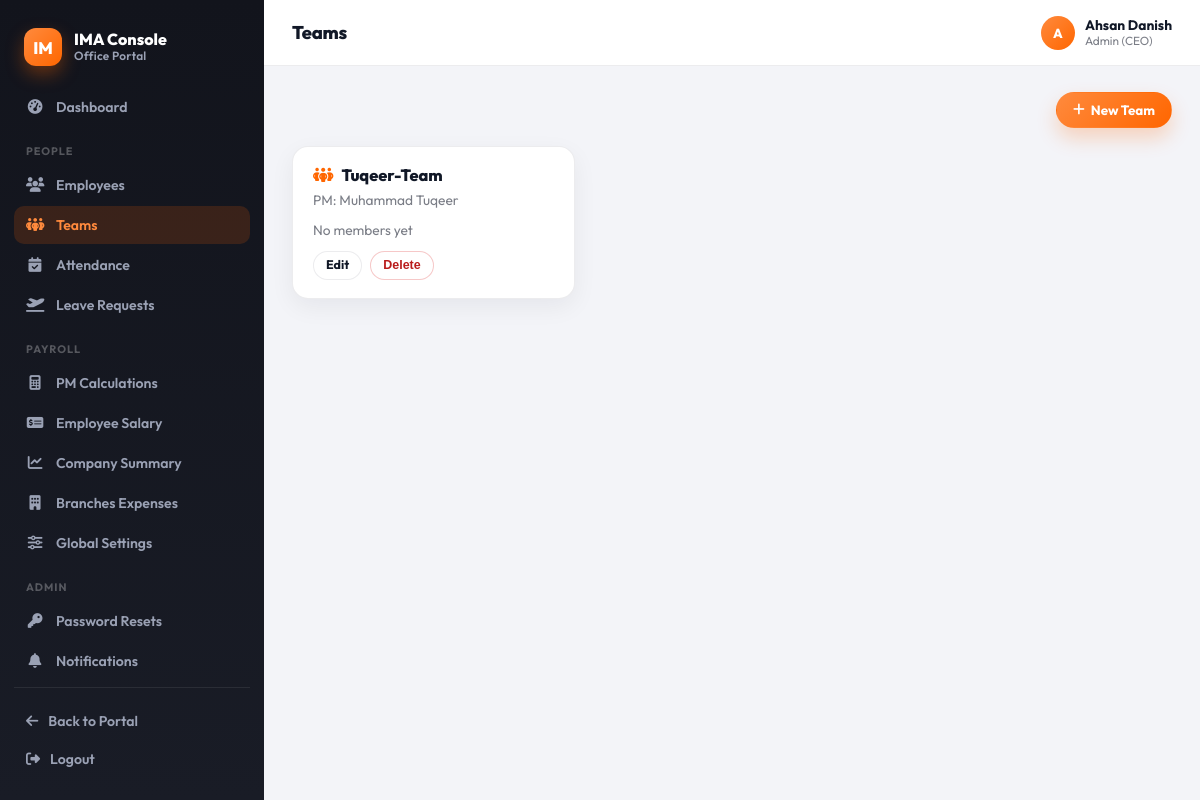
Page /console/teams/ (signed in) on the committed database.
### accounts/models.py (models this page shows, shortened)
class Employee(AbstractBaseUser, PermissionsMixin):
    cnic = models.CharField(max_length=13, unique=True, validators=[cnic_validator])
    email = models.EmailField(unique=True, validators=[email_validator])
    full_name = models.CharField(max_length=120, blank=True, null=True, validators=[alpha_spaces])
    fathers_name = models.CharField(max_length=120, blank=True, null=True, validators=[alpha_spaces])
    date_of_birth = models.DateField(blank=True, null=True)
    gender = models.CharField(max_length=10, choices=[('male','Male'),('female','Female'),('other','Other'),('na','Prefer not to say')], blank=True, null=True)
    marital_status = models.CharField(max_length=10, choices=[('single','Single'),('married','Married'),('divorced','Divorced'),('widowed','Widowed')], blank=True, null=True)
    contact_number = models.CharField(max_length=14, blank=True, null=True)
    residential_address = models.TextField(max_length=250, blank=True, null=True)
    date_of_joining = models.DateField(blank=True, null=True)
    reporting_manager_name = models.CharField(max_length=120, blank=True, null=True, validators=[alpha_spaces])
    department = models.CharField(max_length=10, choices=[('HR','HR'),('IT','IT'),('FIN','Finance'),('OPS','Operations'),('SALES','Sales'),('OTHER','Other')], blank=True, null=True)
    designation = models.CharField(max_length=120, blank=True, null=True)
    employment_type = models.CharField(max_length=2, choices=[('FT','Full-time'),('PT','Part-time'),('CT','Contract'),('IN','Internship')], blank=True, null=True)
    employee_code = models.CharField(max_length=20, unique=True, blank=True, null=True)
    profile_picture = models.ImageField(upload_to=profile_picture_path, validators=[], blank=True, null=True)
    cnic_front = models.ImageField(upload_to=cnic_front_path, validators=[], blank=True, null=True)
    cnic_back = models.ImageField(upload_to=cnic_back_path, validators=[], blank=True, null=True)
    degree_certificate = models.FileField(upload_to=degree_path, validators=[], blank=True, null=True)
    father_cnic = models.ImageField(upload_to=father_cnic_path, validators=[], blank=True, null=True)
    emergency_contact_name = models.CharField(max_length=120, blank=True, null=True)
    emergency_relationship = models.CharField(max_length=10, choices=[('father','Father'),('mother','Mother'),('spouse','Spouse'),('sibling','Sibling'),('friend','Friend'),('other','Other')], blank=True, null=True)
    emergency_contact_number = models.CharField(max_length=14, blank=True, null=True)
    emergency_contact_address = models.TextField(blank=True, null=True)
    blood_group = models.CharField(max_length=3, choices=[('A+','A+'),('A-','A-'),('B+','B+'),('B-','B-'),('O+','O+'),('O-','O-'),('AB+','AB+'),('AB-','AB-')], blank=True, null=True)
    previous_employer = models.TextField(blank=True, null=True)
    special_skills = models.TextField(blank=True, null=True)
    ROLE_CHOICES = [
        ('employee', 'Employee'),
        ('pm', 'Project Manager'),
        ('admin', 'Admin (CEO)'),   # 🔹 added Admin role
    ]
    role = models.CharField(
        max_length=20,
        choices=ROLE_CHOICES,
        default='employee',
        help_text="Role of the employee. Default is 'Employee'."
    )
    is_staff = models.BooleanField(default=False)
    is_active = models.BooleanField(default=False)
    date_joined = models.DateTimeField(auto_now_add=True)
    objects = EmployeeManager()
    USERNAME_FIELD = 'cnic'
    REQUIRED_FIELDS = ['email']
    class Media:
        css = {"all": ("css/admin/accounts.css",)}

class Team(models.Model):
    name = models.CharField(max_length=150)
    project_manager = models.ForeignKey(
        Employee,
        on_delete=models.CASCADE,
        related_name="managed_teams",
        limit_choices_to={'role': 'pm'}
    )
    members = models.ManyToManyField(
        Employee,
        related_name="teams",
        blank=True,
        limit_choices_to={'role': 'employee'}
    )

### console/views.py (the view)
# urls.py: path("teams/", views.teams_list, name="teams_list"),
@login_required
@role_required(*STAFF_ROLES)
def teams_list(request):
    qs = Team.objects.select_related("project_manager").prefetch_related("members")
    if not _is_admin(request):
        qs = qs.filter(project_manager=request.user)
    return render(request, "console/teams_list.html", {"teams": qs})

### console/views.py (called while the page is built)
def _is_admin(request):
    return getattr(request.user, "role", None) == "admin"

### console/templates/console/teams_list.html (shortened to what this page needs)
{% extends "console/base.html" %}
{% block page_title %}Teams{% endblock %}
{% block content %}
{% if request.user.role == "admin" %}
  <div class="cn-toolbar">
    <a class="cn-btn primary" href="{% url 'console:team_create' %}"><i class="fa-solid fa-plus"></i> New Team</a>
  </div>
{% endif %}
<div class="cn-grid">
  {% for team in teams %}
    <div class="cn-tile">
      <h3><i class="fa-solid fa-people-group" style="color:var(--cn-accent);margin-right:8px;"></i>{{ team.name }}</h3>
      <div class="sub">PM: {{ team.project_manager.full_name|default:team.project_manager.email }}</div>
      <div class="cn-avatar-stack" style="margin:12px 0;">
        {% if not team.members.count %}<span class="sub" style="margin:0;">No members yet</span>{% endif %}
      </div>
      {% if request.user.role == "admin" %}
        <div class="tile-actions">
          <a class="cn-btn sm" href="{% url 'console:team_edit' team.pk %}">Edit</a>
          <form method="post" action="{% url 'console:team_delete' team.pk %}" onsubmit="return confirm('Delete this team?');">
            <button class="cn-btn sm danger" type="submit">Delete</button>
          </form>
        </div>
      {% endif %}
    </div>
  {% empty %}
    <div class="cn-card cn-empty">No teams found.</div>
  {% endfor %}
</div>
{% endblock %}

### console/templates/console/base.html (shortened to what this page needs)
{% load static %}
<!DOCTYPE html>
<html lang="en">
<head>
  <link rel="stylesheet" href="https://cdnjs.cloudflare.com/ajax/libs/font-awesome/6.4.0/css/all.min.css">
  <link rel="stylesheet" href="{% static 'console/css/console.css' %}">
</head>
<body class="console-body">
  <div class="console-shell">
    <aside class="console-sidebar" id="console-sidebar">
      <div class="console-brand">
        <div class="mark">IM</div>
        <div class="text">
          <div class="title">IMA Console</div>
          <div class="subtitle">Office Portal</div>
        </div>
      </div>
      <nav class="console-nav">
        <a href="{% url 'console:dashboard' %}" class="{% if request.resolver_match.url_name == 'dashboard' %}active{% endif %}">
          <i class="fa-solid fa-gauge-high"></i> Dashboard
        </a>
        <div class="console-nav-label">People</div>
        <a href="{% url 'console:employees_list' %}" class="{% if request.resolver_match.url_name == 'employees_list' or request.resolver_match.url_name == 'employee_detail' %}active{% endif %}">
          <i class="fa-solid fa-users"></i> Employees
        </a>
        <a href="{% url 'console:teams_list' %}" class="{% if 'team' in request.resolver_match.url_name %}active{% endif %}">
          <i class="fa-solid fa-people-group"></i> Teams
        </a>
        <a href="{% url 'console:attendance_list' %}" class="{% if 'attendance' in request.resolver_match.url_name %}active{% endif %}">
          <i class="fa-solid fa-calendar-check"></i> Attendance
        </a>
        <a href="{% url 'console:leaves_list' %}" class="{% if 'leave' in request.resolver_match.url_name %}active{% endif %}">
          <i class="fa-solid fa-plane-departure"></i> Leave Requests
        </a>
        <div class="console-nav-label">Payroll</div>
        {% if request.user.role == "admin" %}
        <a href="{% url 'console:pm_calculations' %}" class="{% if request.resolver_match.url_name == 'pm_calculations' %}active{% endif %}">
          <i class="fa-solid fa-calculator"></i> PM Calculations
        </a>
        {% endif %}
        <a href="{% url 'console:employee_salary' %}" class="{% if request.resolver_match.url_name == 'employee_salary' %}active{% endif %}">
          <i class="fa-solid fa-money-check-dollar"></i> Employee Salary
        </a>
        {% if request.user.role == "admin" %}
        <a href="{% url 'console:company_summary' %}" class="{% if request.resolver_match.url_name == 'company_summary' %}active{% endif %}">
          <i class="fa-solid fa-chart-line"></i> Company Summary
        </a>
        <a href="{% url 'console:branch_expenses' %}" class="{% if request.resolver_match.url_name == 'branch_expenses' %}active{% endif %}">
          <i class="fa-solid fa-building"></i> Branches Expenses
        </a>
        <a href="{% url 'console:global_settings' %}" class="{% if request.resolver_match.url_name == 'global_settings' %}active{% endif %}">
          <i class="fa-solid fa-sliders"></i> Global Settings
        </a>
        <div class="console-nav-label">Admin</div>
        <a href="{% url 'console:password_resets_list' %}" class="{% if request.resolver_match.url_name == 'password_resets_list' %}active{% endif %}">
          <i class="fa-solid fa-key"></i> Password Resets
        </a>
        {% endif %}
        <a href="{% url 'console:notifications_list' %}" class="{% if 'notification' in request.resolver_match.url_name %}active{% endif %}">
          <i class="fa-solid fa-bell"></i> Notifications
        </a>
      </nav>
      <div class="console-sidebar-footer">
        <a href="{% url 'dashboard' %}"><i class="fa-solid fa-arrow-left"></i> Back to Portal</a>
        <a href="{% url 'logout' %}"><i class="fa-solid fa-right-from-bracket"></i> Logout</a>
      </div>
    </aside>
    <div class="console-main">
      <header class="console-topbar">
        <div style="display:flex;align-items:center;gap:12px;">
          <h1>{% block page_title %}Console{% endblock %}</h1>
        </div>
        <div class="console-user">
          <div class="avatar">{{ request.user.full_name|default:request.user.email|slice:":1"|upper }}</div>
          <div class="meta">
            <div class="name">{{ request.user.full_name|default:request.user.email }}</div>
            <div class="role">{{ request.user.get_role_display|default:"Superuser" }}</div>
          </div>
        </div>
      </header>
      <div class="console-content">
        {% block content %}{% endblock %}
      </div>
    </div>
  </div>
</body>
</html>

### rows in the picture
Employee: user.full_name "A", user.full_name "Ahsan Danish", user.role "Admin (CEO)"
Team: name "Tuqeer-Team", project_manager.full_name "Muhammad Tuqeer", shows "No members yet"
